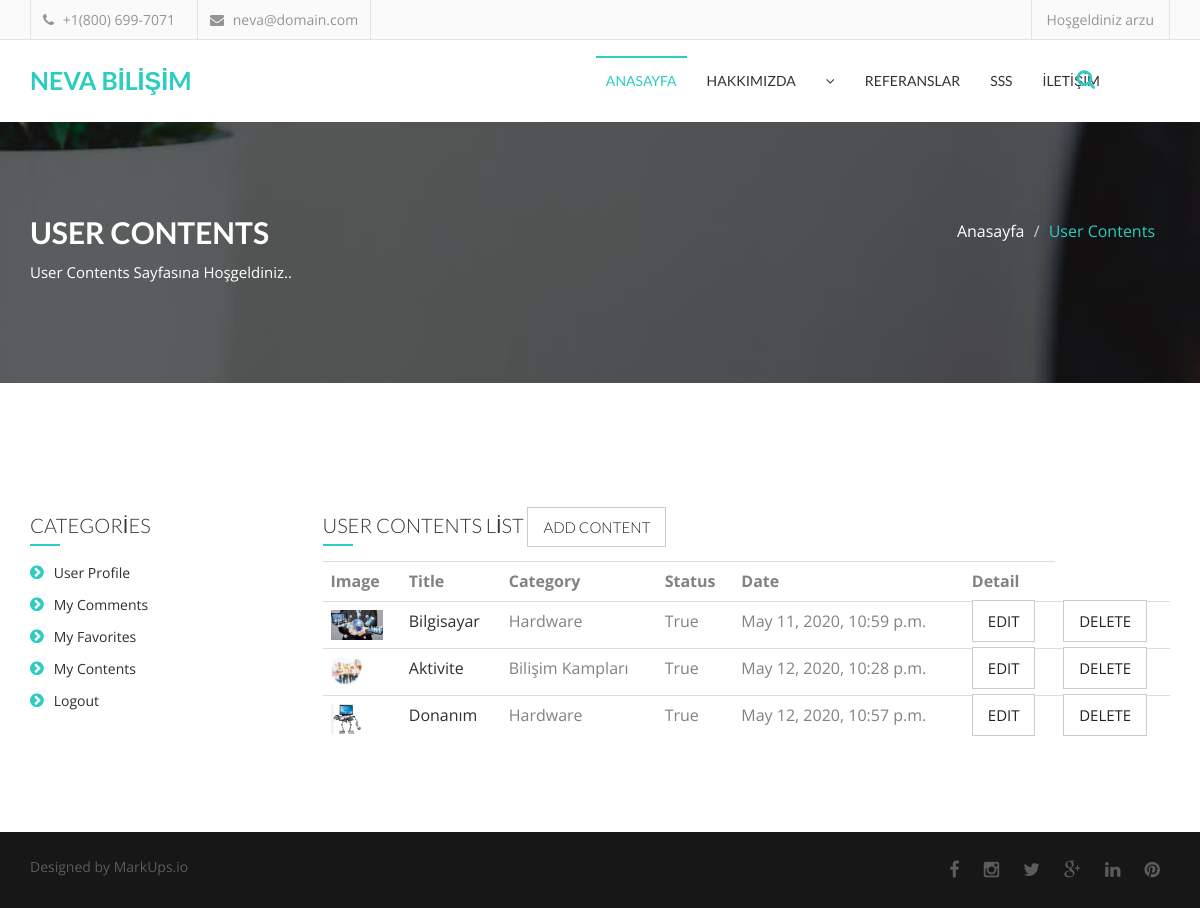
The page /user/contents/ (signed in) on the database its author committed.
### content/models.py (models this page shows, shortened)
class Content(models.Model):
    STATUS = (
        ('True', 'Evet'),
        ('False', 'Hayır'),
    )
    user = models.ForeignKey(User, on_delete=models.SET_NULL, null=True)
    category = models.ForeignKey(Category, on_delete=models.CASCADE)  # relation with Category table
    title = models.CharField(max_length=150)
    keywords = models.CharField(blank=True, max_length=255)
    description = models.CharField(blank=True, max_length=255)
    image = models.ImageField(upload_to='images/')
    detail = RichTextUploadingField()
    slug = models.SlugField(null=False, unique=True)
    status = models.CharField(max_length=10, choices=STATUS)
    create_at = models.DateTimeField(auto_now_add=True)
    update_at = models.DateTimeField(auto_now=True)
    def image_tag(self):
        return mark_safe('<img src="{}" height="50"/>'.format(self.image.url))
    image_tag.short_description = 'Image'

class Category(MPTTModel):
    STATUS = (
        ('True', 'Evet'),
        ('False', 'Hayır'),
    )
    title = models.CharField(max_length=100)
    keywords = models.CharField(blank=True, max_length=255)
    description = models.CharField(blank=True, max_length=255)
    image = models.ImageField(upload_to='images/')
    status = models.CharField(max_length=10, choices=STATUS)
    slug = models.SlugField(null=False, unique=True)
    parent = TreeForeignKey('self', blank=True, null=True, related_name='children', on_delete=models.CASCADE)
    create_at = models.DateTimeField(auto_now_add=True)
    update_at = models.DateTimeField(auto_now=True)
    class MPTTMeta:
        order_insertion_by = ['title']
    def image_tag(self):
        return mark_safe('<img src="{}" height="50"/>'.format(self.image.url))
    image_tag.short_description = 'Image'

### user/views.py (the view)
# urls.py: path('contents/', views.contents, name='contents'),
@login_required(login_url='/login')  # Check login
def contents(request):
    category = Category.objects.all()
    current_user = request.user
    contents = Content.objects.filter(user_id=current_user.id, status='True')
    context = {'category': category, 'contents': contents}
    return render(request, 'user_contents.html', context)

### user/templates/user_contents.html (shortened to what this page needs)
{% extends "homebase.html" %}
{% block body %}
    <section id="single-page-header">
        <div class="overlay">
            <div class="container">
                <div class="row">
                    <div class="col-md-6 col-sm-6 col-xs-12">
                        <div class="single-page-header-left">
                            <h2>USER CONTENTS</h2>
                            <p>User Contents Sayfasına Hoşgeldiniz..</p>
                        </div>
                    </div>
                    <div class="col-md-6 col-sm-6 col-xs-12">
                        <div class="single-page-header-right">
                            <ol class="breadcrumb">
                                <li><a href="/">Anasayfa</a></li>
                                <li class="active">User Contents</li>
                            </ol>
                        </div>
                    </div>
                </div>
            </div>
        </div>
    </section>
    <section id="contact">
        <div class="container">
            <div class="row">
                <div class="col-md-12">
                </div>
                <div class="col-md-12">
                    <div class="cotact-area">
                        <div class="row">
                            <div class="col-md-3">
                                <div class="contact-area-left">
                                    {% include "user_panel.html" %}
                                </div>
                            </div>
                            <div class="col-md-9">
                                <div class="contact-area-right">
                                    <h4 class="widget-title">USER CONTENTS LİST <a class="comment-btn" href="/user/addcontent">Add Content</a> </h4>
                                    <table class="shopping-cart-table table">
                                        <tr>
                                            <th class="text-left">Image</th>
                                            <th class="text-left">Title</th>
                                            <th class="text-left">Category</th>
                                            <th class="text-left">Status</th>
                                            <th class="text-left">Date</th>
                                            <th class="text-left">Detail</th>
                                        </tr>
                                        {% for rs in contents %}
                                            <tr>
                                                <td class="text-left">
                                                    <a href="/content/{{ rs.id }}/{{ rs.slug }}">
                                                        <img src="{{ rs.image.url }}" style="height: 30px;">
                                                    </a>
                                                </td>
                                                <td class="text-left">
                                                    <a href="/content/{{ rs.id }}/{{ rs.slug }}">
                                                        {{ rs.title }}
                                                    </a>
                                                </td>
                                                <td class="text-left">{{ rs.category.title }}</td>
                                                <td class="text-left">{{ rs.status }}</td>
                                                <td class="text-left">{{ rs.create_at }}</td>
                                                <td class="text-left">
                                                    <a class="comment-btn" href="/user/contentedit/{{ rs.id }}">Edit</a>
                                                </td>
                                                <td class="text-left">
                                                    <a onclick="return confirm('Will be Delete ! Are you sure?')" class="comment-btn" href="/user/contentdelete/{{ rs.id }}">Delete</a>
                                                </td>
                                            </tr>
                                        {% endfor %}
                                    </table>
                                </div>
                            </div>
                        </div>
                    </div>
                </div>
            </div>
        </div>
    </section>
{% endblock %}

### home/templates/header.html (shortened to what this page needs)
{% load static %}
<header id="header">
            {% load mptt_tags %}
    <div class="header-bottom">
        <div class="container">
            <div class="row">
                <div class="col-md-6 col-sm-6 col-xs-6">
                    <div class="header-contact">
                        <ul>
                            <li>
                                <div class="phone">
                                    <i class="fa fa-phone"></i>
                                    +1(800) 699-7071
                                </div>
                            </li>
                            <li>
                                <div class="mail">
                                    <i class="fa fa-envelope"></i>
                                    neva@domain.com
                                </div>
                            </li>
                        </ul>
                    </div>
                </div>
                <div class="col-md-6 col-sm-6 col-xs-6">
                    <div class="header-login">
                        <a class="login modal-form" data-target="#login-form" data-toggle="modal">
                            {% if user.id is not  None %} Hoşgeldiniz {{ user.username }}{% else %} <a href="/login/">Login</a> / <a href="/signup/">Sign Up</a>{% endif %}</a>
                    </div>
                </div>
            </div>
        </div>
    </div>
</header>

### home/static/css/theme-color/default-theme.css (style rules this page uses)
.widget-title::after { background-color: #2bcdc1; }
.single-page-header-right .breadcrumb li { color: #2bcdc1; }

### home/static/style.css (style rules this page uses)
body { font-family: 'Open Sans', sans-serif; font-size: 16px; overflow-x: hidden !important; color: #838282; }
ul { padding: 0; margin: 0; list-style: none; }
a { text-decoration: none; color: #2f2f2f; }
h1,h2,h3,h4,h5,h6 { font-family: 'Lato', sans-serif; }
h2 { color: #fff; font-size: 30px; font-weight: 700; line-height: 40px; margin: 0; padding-bottom: 10px; }
img { border:none; }
#header { float: left; display: inline; width: 100%; }
.header-bottom { background-color: rgba(0, 0, 0, 0.02); border-bottom: 1px solid #e4e4e4; color: #949494; font-size: 12px; height: 40px; display: inline; float: left; width: 100%; overflow: hidden; padding: 0 15px; transition: all 0.3s ease 0s; }
.header-contact { display: inline; float: left; width: 100%; }
.header-contact ul li { border-left: 1px solid #e4e4e4; display: inline-block; float: left; margin-right: 10px; padding: 10px 12px; }
.header-contact ul li:last-child { border-right: 1px solid #e4e4e4; }
.phone { font-size: 14px; }
.phone i { margin-right: 5px; }
.mail { font-size: 14px; }
.mail i { margin-right: 5px; }
.header-login { display: inline; float: left; text-align: right; width: 100%; }
.login { border-left: 1px solid #e4e4e4; border-right: 1px solid #e4e4e4; color: #949494; display: inline-block; font-size: 14px; line-height: 20px; padding: 10px 15px; text-decoration: none; -webkit-transition: all 0.5s; -o-transition: all 0.5s; transition: all 0.5s; }
#single-page-header { background-attachment: fixed !important; background-image: url("assets/images/slider-5.jpg"); background-repeat: repeat; background-size: cover; color: #ffffff; display: inline; float: left; width: 100%; }
.overlay { background-color: rgba(0,0,0,0.6); padding: 90px 0; float: left; width: 100%; }
.single-page-header-left { display: inline; float: left; width: 100%; }
.single-page-header-left h2 { text-transform: uppercase; }
.single-page-header-left p { font-size: 15px; }
.single-page-header-right { display: inline; float: left; width: 100%; }
.single-page-header-right .breadcrumb { background: transparent none repeat scroll 0 0; border-radius: 0; text-align: right; }
.single-page-header-right .breadcrumb li a { color: #fff; }
.widget-title { color: #333; font-size: 20px; font-weight: 300; margin-bottom: 25px; position: relative; }
.widget-title::after { content: ""; height: 2px; left: 0; position: absolute; top: 30px; width: 30px; }
.comment-btn { padding: 10px 15px; outline: none; border: 1px solid #ccc; background-color: #fff; color: #222; text-transform: uppercase; font-size: 15px; -webkit-transition: all 0.5s; -o-transition: all 0.5s; transition: all 0.5s; }
#contact { display: inline; float: left; padding: 70px 0; width: 100%; }
.cotact-area { display: inline; float: left; margin-top: 50px; width: 100%; }
.contact-area-left { display: inline; float: left; width: 100%; }
.contact-area-right { display: inline; float: left; width: 100%; }

### rows shown on the page
Content: image (picture), title "Bilgisayar", category "Hardware", status "True", create_at "May 11, 2020, 10:59 p.m."
Content: image (picture), title "Aktivite", category "Bilişim Kampları", status "True", create_at "May 12, 2020, 10:28 p.m."
Content: image (picture), title "Donanım", category "Hardware", status "True", create_at "May 12, 2020, 10:57 p.m."

### other values the page prints
{{ user.username }} "arzu"
